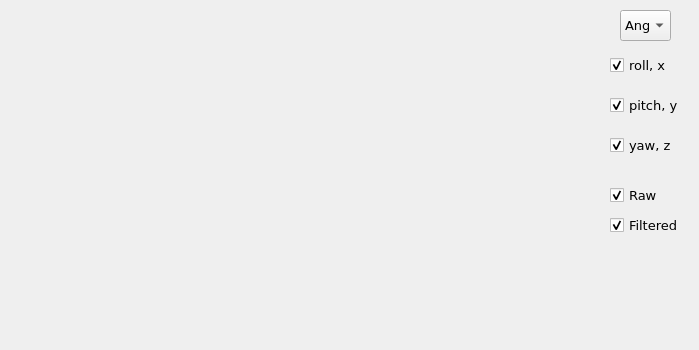
      <widget class="QWidget" name="tab_16">
       <attribute name="title">
        <string>IMU</string>
       </attribute>
       <widget class="QComboBox" name="Combo_imu">
        <property name="geometry">
         <rect>
          <x>620</x>
          <y>10</y>
          <width>51</width>
          <height>31</height>
         </rect>
        </property>
        <property name="font">
         <font>
          <family>DejaVu Sans</family>
          <pointsize>10</pointsize>
         </font>
        </property>
        <property name="currentText">
         <string>Angle</string>
        </property>
        <property name="currentIndex">
         <number>0</number>
        </property>
        <property name="maxVisibleItems">
         <number>10</number>
        </property>
        <item>
         <property name="text">
          <string>Angle</string>
         </property>
        </item>
        <item>
         <property name="text">
          <string>Gyro</string>
         </property>
        </item>
        <item>
         <property name="text">
          <string>Acc</string>
         </property>
        </item>
       </widget>
       <widget class="QCheckBox" name="CB_imu_yaw">
        <property name="geometry">
         <rect>
          <x>610</x>
          <y>130</y>
          <width>70</width>
          <height>31</height>
         </rect>
        </property>
        <property name="font">
         <font>
          <family>DejaVu Sans</family>
          <pointsize>10</pointsize>
         </font>
        </property>
        <property name="text">
         <string>yaw, z</string>
        </property>
        <property name="checked">
         <bool>true</bool>
        </property>
       </widget>
       <widget class="QCheckBox" name="CB_imu_roll">
        <property name="geometry">
         <rect>
          <x>610</x>
          <y>50</y>
          <width>70</width>
          <height>31</height>
         </rect>
        </property>
        <property name="font">
         <font>
          <family>DejaVu Sans</family>
          <pointsize>10</pointsize>
         </font>
        </property>
        <property name="text">
         <string>roll, x</string>
        </property>
        <property name="checked">
         <bool>true</bool>
        </property>
       </widget>
       <widget class="QCheckBox" name="CB_imu_pitch">
        <property name="geometry">
         <rect>
          <x>610</x>
          <y>90</y>
          <width>80</width>
          <height>31</height>
         </rect>
        </property>
        <property name="font">
         <font>
          <family>DejaVu Sans</family>
          <pointsize>10</pointsize>
         </font>
        </property>
        <property name="text">
         <string>pitch, y</string>
        </property>
        <property name="checked">
         <bool>true</bool>
        </property>
       </widget>
       <widget class="QCustomPlot" name="plot_imu" native="true">
        <property name="geometry">
         <rect>
          <x>10</x>
          <y>10</y>
          <width>591</width>
          <height>331</height>
         </rect>
        </property>
       </widget>
       <widget class="QCheckBox" name="CB_imu_raw">
        <property name="geometry">
         <rect>
          <x>610</x>
          <y>180</y>
          <width>70</width>
          <height>31</height>
         </rect>
        </property>
        <property name="font">
         <font>
          <family>DejaVu Sans</family>
          <pointsize>10</pointsize>
         </font>
        </property>
        <property name="text">
         <string>Raw</string>
        </property>
        <property name="checked">
         <bool>true</bool>
        </property>
       </widget>
       <widget class="QCheckBox" name="CB_imu_filtered">
        <property name="geometry">
         <rect>
          <x>610</x>
          <y>210</y>
          <width>70</width>
          <height>31</height>
         </rect>
        </property>
        <property name="font">
         <font>
          <family>DejaVu Sans</family>
          <pointsize>10</pointsize>
         </font>
        </property>
        <property name="text">
         <string>Filtered</string>
        </property>
        <property name="checked">
         <bool>true</bool>
        </property>
       </widget>
      </widget>
